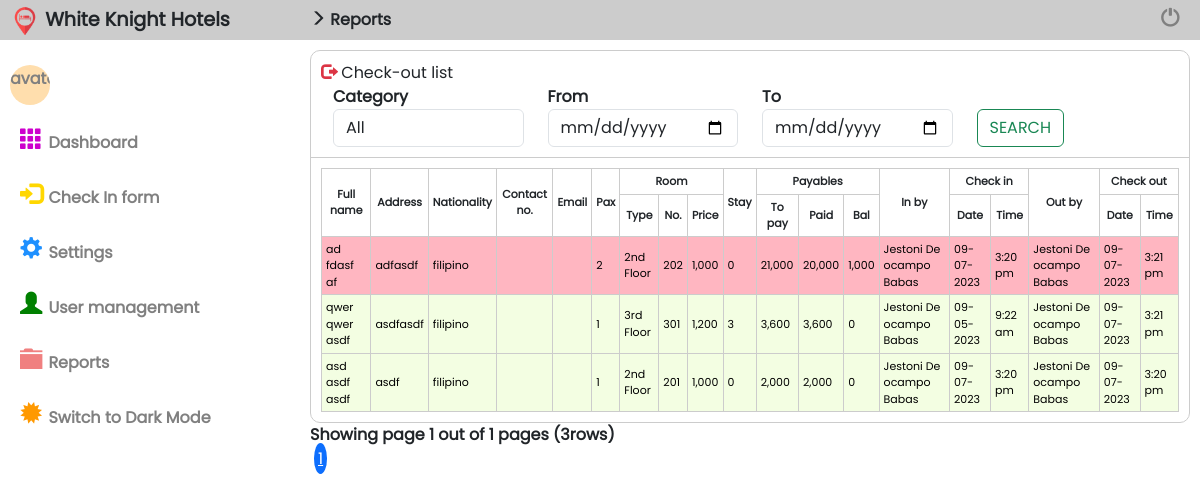
The app's page /reports.php with its own data.
### tables this page shows
CREATE TABLE `check_out` (
  `out_id` int(11) NOT NULL,
  `fname` varchar(50) NOT NULL,
  `mname` varchar(50) NOT NULL,
  `lname` varchar(50) NOT NULL,
  `xname` varchar(20) NOT NULL,
  `address` varchar(60) NOT NULL,
  `nationality` varchar(50) NOT NULL,
  `contact_no` varchar(20) NOT NULL,
  `email` varchar(50) NOT NULL,
  `pax_no` varchar(20) NOT NULL,
  `room_type` varchar(50) NOT NULL,
  `room_no` varchar(40) NOT NULL,
  `room_price` varchar(20) NOT NULL,
  `num_stay` varchar(10) NOT NULL,
  `to_pay` varchar(20) NOT NULL,
  `amount_given` varchar(20) NOT NULL,
  `stay_counter` varchar(10) NOT NULL,
  `in_by` varchar(70) NOT NULL,
  `in_date` varchar(30) NOT NULL,
  `in_time` varchar(20) NOT NULL,
  `xpected_out` varchar(25) NOT NULL,
  `out_by` varchar(70) NOT NULL,
  `out_date` varchar(25) NOT NULL,
  `out_time` varchar(25) NOT NULL,
  `total_paid` varchar(20) NOT NULL,
  `status` varchar(20) NOT NULL
);

### reports.php (the view, shortened to what this page needs)
<?php
include 'header.php';
include 'menu.php';
?>
<div class="content">
    <div class="content-header" id="<?php echo $darkHeader; ?>">
        <?php include 'location-indicator.php'; ?>
            <ul class="ul-header">
                <li title="Log out"><a href="logout.php" class="logout"><span class="glyphicon glyphicon-off"></a></span></li>
            </ul>
    </div>
    <div class="content-context" id="<?php echo $_SESSION['theme']; ?>">
		<div class="cont" id="cont_slider">
			<div class="cont-header">
				<p class="m-0"><span class="glyphicon glyphicon-log-out text-danger"></span> Check-out list</p>
				<form method="POST" action="reports_deep_search.php">
					<div class="container-fluid">
						<div class="row">
							<div class="col-md-3">
								<b>Category</b>
								<select name="cat" class="form-control">
									<option value="all">All</option>
								</select>
							</div>
							<div class="col-md-3">
								<b>From</b>
									<input type="date" name="from_date" class="form-control" required />
							</div>
							<div class="col-md-3">
								<b>To</b>
									<input type="date" name="to_date" class="form-control" required />
							</div>
							<div class="col-md-3">
								<br/>
									<input type="submit" name="btn_deep_search" class="btn btn-outline-success" value="SEARCH"/>
							</div>
						</div>
					</div>
				</form>
			</div>
			<div class="cont-body">
				<table class="tbl_reports">
					<tr class="text-center">
						<td rowspan="2"><b>Full name</b></td>
						<td rowspan="2"><b>Address</b></td>
						<td rowspan="2"><b>Nationality</b></td>
						<td rowspan="2"><b>Contact no.</b></td>
						<td rowspan="2"><b>Email</b></td>
						<td rowspan="2"><b>Pax</b></td>
						<td colspan="3"><b>Room</b></td>
						<td rowspan="2"><b>Stay</b></td>
						<td colspan="3"><b>Payables</b></td>
						<td rowspan="2"><b>In by</b></td>
						<td colspan="2"><b>Check in</b></td>
						<td rowspan="2"><b>Out by</b></td>
						<td colspan="2"><b>Check out</b></td>
					</tr>
					<tr class="text-center">
						<td><b>Type</b></td>
						<td><b>No.</b></td>
						<td><b>Price</b></td>
						<td><b>To pay</b></td>
						<td><b>Paid</b></td>
						<td><b>Bal</b></td>
						<td><b>Date</b></td>
						<td><b>Time</b></td>
						<td><b>Date</b></td>
						<td><b>Time</b></td>
					</tr>
				<?php
					$get = $conn->query("SELECT * FROM check_out");
					$get->execute();
					$rows_per_page = 50;
				$total_rows = $get->rowCount();
				$link_pages = ceil($total_rows / $rows_per_page);
				if(isset($_GET['recent_page'])){
					$page = $_GET['recent_page'];
				} else {
					$page = 1;
				}
				$offset = ($page-1) * $rows_per_page;
					$get = $conn->query("SELECT * FROM check_out ORDER BY out_id DESC LIMIT ".$offset.",".$rows_per_page."");
					$get->execute();
					if($get->rowCount() > 0){
						foreach($get as $r){
							$ball = $r['to_pay'] - $r['total_paid'];
							if($r['total_paid'] > 1){
								$pending = 'bg_danger';
							} else {
								$pending = 'bg_success';
							}
				?>
					<tr class="<?php echo $pending; ?>">
						<td><?php echo $r['fname']." ".$r['mname']." ".$r['lname']." ".$r['xname']; ?></td>
						<td><?php echo $r['address']; ?></td>
						<td><?php echo $r['nationality']; ?></td>
						<td><?php echo $r['contact_no']; ?></td>
						<td><?php echo $r['email']; ?></td>
						<td><?php echo $r['pax_no']; ?></td>
						<td><?php echo $r['room_type']; ?></td>
						<td><?php echo $r['room_no']; ?></td>
						<td><?php echo number_format($r['room_price']); ?></td>
						<td><?php echo $r['stay_counter']; ?></td>
						<td><?php echo number_format($r['to_pay']); ?></td>
						<td>
							<?php
								echo number_format($ball);
							?>
						</td>
						<td><?php echo number_format($r['total_paid']); ?></td>
						<td><?php echo $r['in_by']; ?></td>
						<td><?php echo $r['in_date']; ?></td>
						<td><?php echo $r['in_time']; ?></td>
						<td><?php echo $r['out_by']; ?></td>
						<td><?php echo $r['out_date']; ?></td>
						<td><?php echo $r['out_time']; ?></td>
					</tr>
				<?php
						}
					}
				?>
				</table>
		</div>
		</div>
			<div class="div_tip">
				<b><?php echo "Showing page ".$page." out of ".$link_pages." pages"; ?> (<?php echo $total_rows; ?>rows)</b><br/>
				<?php
					for($page = 1; $page <= $link_pages; $page++){
				?>
					<a href="reports.php?recent_page=<?php echo $page; ?>" class="btn-link text-white p-1 m-1 bg-primary rounded-circle"><?php echo $page; ?></a>
				<?php
					}
				?>
			</div>
		</div>
			</div>
<?php include 'footer.php' ?>

### css/main.css (style rules this page uses)
*, html, body { padding: 0; border: 0; font-family: Poppins, sans-serif; }
.content { width: calc(100% - 300px); height: 100%; position: fixed; right: 0; top: 0; overflow-y: auto; padding-bottom: 40px; }
.content-header { height: 40px; line-height: 40px; position: fixed; width: calc(100% - 300px); padding: 0px 10px; z-index: 1; background-color: #ccc; }
.content-context { margin-top: 40px; padding: 10px; }
.ul-header { list-style-type: none; }
.ul-header li { display: inline-block; margin: 0px 10px; font-size: 1.2em; color: #fff; }
.ul-header { float: right; }
.logout { text-decoration: none; color: #808080; }
.cont { border-radius: 10px; border: 1px solid #ccc; }
.cont-header { border-bottom: 1px solid #ccc; padding: 10px; }
.cont-body { padding: 10px; }
.tbl_users, .tbl_reports { width: 100%; border-collapse: collapse; }
.tbl_users td, .tbl_reports td { padding: 4px; border: 1px solid #ccc; }
.tbl_reports td { font-size: 11px; }
.bg_danger { background-color: #ffb6c1; color: #000; }
.bg_success { background-color: #F3FEE2; color: #000; }
#cont_slider { overflow-x: auto; }

### records on screen
check_out: fname "ad", mname "fdasf", lname "af", address "adfasdf", nationality "filipino", pax_no "2", room_type "2nd Floor", room_no "202", room_price "1,000", stay_counter "0", to_pay "21,000", ball "20,000", total_paid "1,000", in_by "Jestoni De ocampo Babas", in_date "09-07-2023", in_time "3:20 pm", out_by "Jestoni De ocampo Babas", out_date "09-07-2023", out_time "3:21 pm"
check_out: fname "qwer", mname "qwer", lname "asdf", address "asdfasdf", nationality "filipino", pax_no "1", room_type "3rd Floor", room_no "301", room_price "1,200", stay_counter "3", to_pay "3,600", ball "3,600", total_paid "0", in_by "Jestoni De ocampo Babas", in_date "09-05-2023", in_time "9:22 am", out_by "Jestoni De ocampo Babas", out_date "09-07-2023", out_time "3:21 pm"
check_out: fname "asd", mname "asdf", lname "asdf", address "asdf", nationality "filipino", pax_no "1", room_type "2nd Floor", room_no "201", room_price "1,000", stay_counter "0", to_pay "2,000", ball "2,000", total_paid "0", in_by "Jestoni De ocampo Babas", in_date "09-07-2023", in_time "3:20 pm", out_by "Jestoni De ocampo Babas", out_date "09-07-2023", out_time "3:20 pm"

### other values on screen
$ex[0] "Reports"
$page "1"
$link_pages "1"
$total_rows "3"
